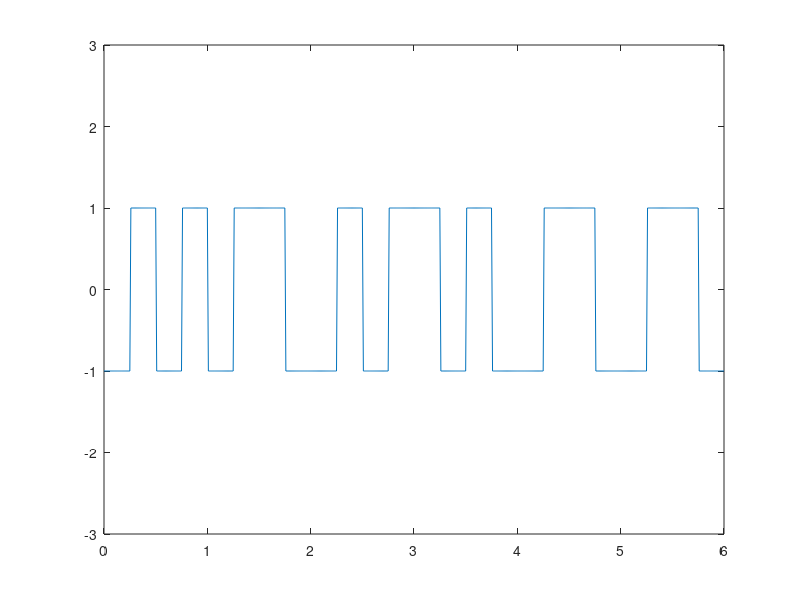

Write MATLAB code to recreate this figure.
clear;
bits = [1,0,0,1,1,0,1,0,1,1,1,1];

prev_Vol=-1;
amp=1;
amp=prev_Vol*amp;
tmp=amp;
bit =length(bits);
bit_rate = 2 ;

Time=bit/bit_rate;

sampling_frequency = 100;
in=1;
for i = 1:length(bits)
    if(bits(i)==1) 
        amplitude(in) = amp;
        amplitude(in+1)=-amp;
        amp=-amp;
    else 
        amplitude(in) = -amp;
        amplitude(in+1)=amp;
    end
     in = in + 2;
end

amp=tmp;
bit_rate = bit_rate*2;
time = 0:.01:Time;

x = 1;

for i = 1:length(time)
    y_value(i)= amplitude(x);
    if time(i)*bit_rate>=x
        x= x+1;
    end
end

plot(time,y_value );
axis([0 Time -3 3]);


x=0.0;
c=0;
lastbit=-1;
for i=1:length(time)
  if(time(i)>x)
    x=x+0.5;
    c=c+1;
    if(y_value(i)==lastbit)
      ans(c)=1;
      lastbit=-lastbit;
    else
      ans(c)=0;
    end
    end
 end
disp(bits);
 disp('Demodulation : ')
 disp(ans)
